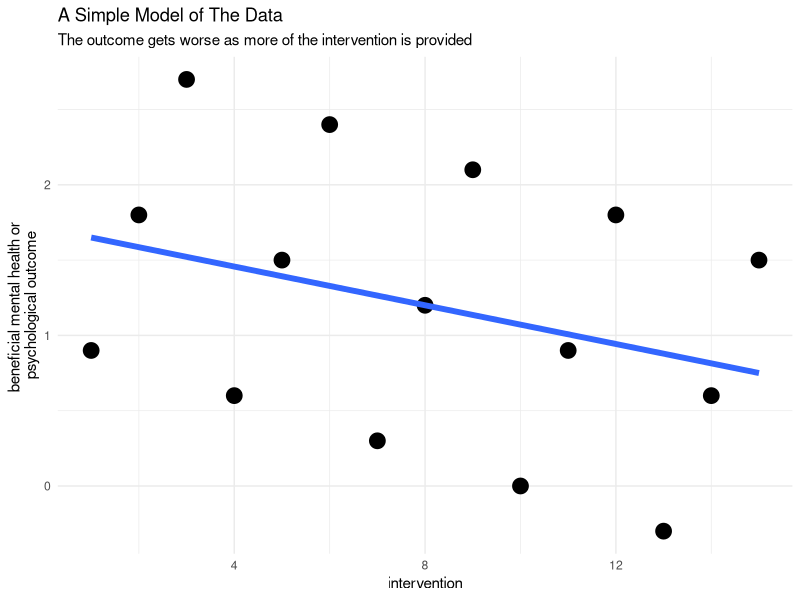
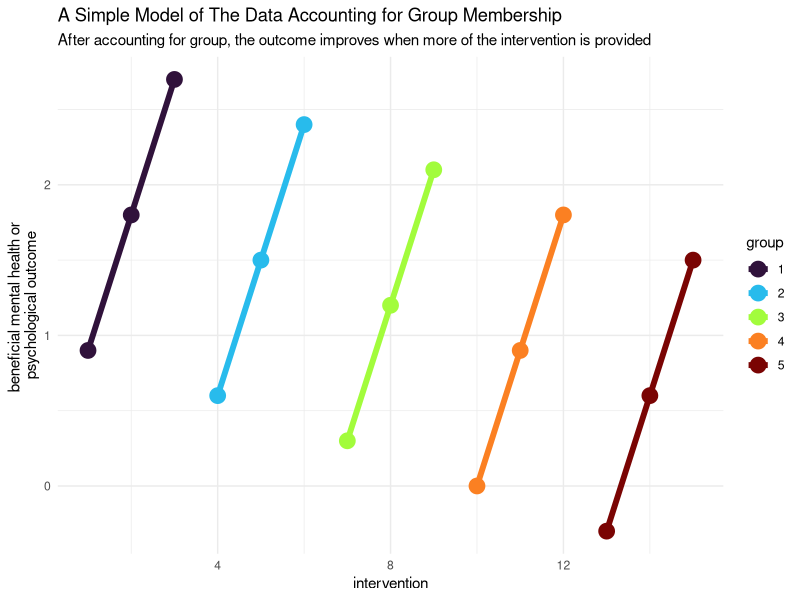
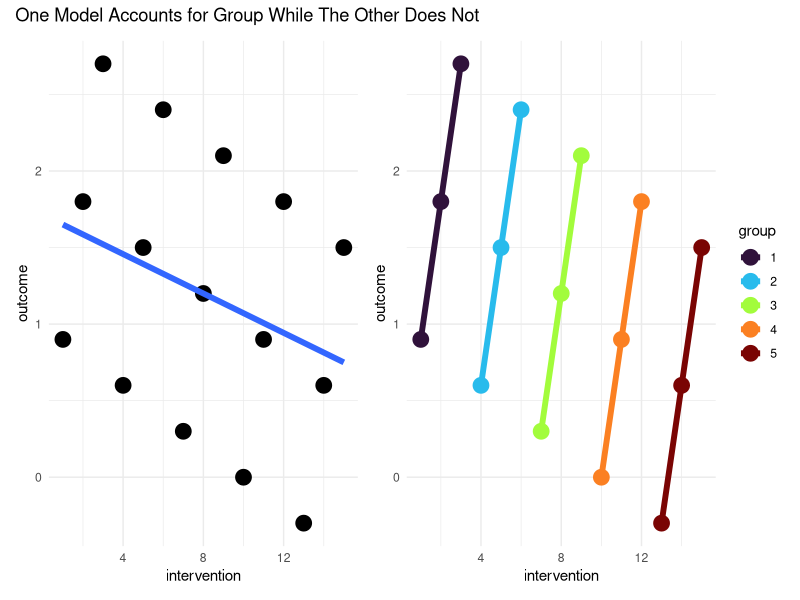

Write R code to recreate these figures, in order.
## ---- chunk 1

set.seed(1080)

library(ggplot2)

library(ggthemes)

library(gganimate)

library(patchwork)

## ---- chunk 2
#| label: mydata

intervention <- seq(1,15) # intervention

group <- rep(seq(1,5), each=3) # group

index <- rep(seq(1,3), 5) # index within group

e <- rnorm(15, 0, .25) # randomly distributed error

outcome <- index + -.1 * intervention # + e

group <- factor(group)

mydata <- data.frame(intervention, group, outcome)

## ---- chunk 3

p0 <- ggplot(mydata,
       aes(x = intervention,
           y = outcome)) + 
  geom_point(size = 5)+
  geom_smooth(method="lm",
              linewidth = 2,
              se = FALSE) +
  scale_color_viridis_d(name = "group",
                        option = "turbo") +
  theme_minimal()

## ---- chunk 4
#| label: fig-p0
#| message: false

p0 + # replay
  labs(title = "A Simple Model of The Data",
       subtitle = "The outcome gets worse as more of the intervention is provided",
       y = "beneficial mental health or \npsychological outcome") 

## ---- chunk 5
#| label: fig-p0-group
#| message: false

p0 + 
  aes(color = group) +
  labs(title = "A Simple Model of The Data Accounting for Group Membership",
       subtitle = "After accounting for group, the outcome improves when more of the intervention is provided",
       y = "beneficial mental health or \npsychological outcome")


## ---- chunk 6
#| message: false
#| label: fig-combined

p0 + p0 + aes(color = group) +
  plot_annotation(title = "One Model Accounts for Group While The Other Does Not")
